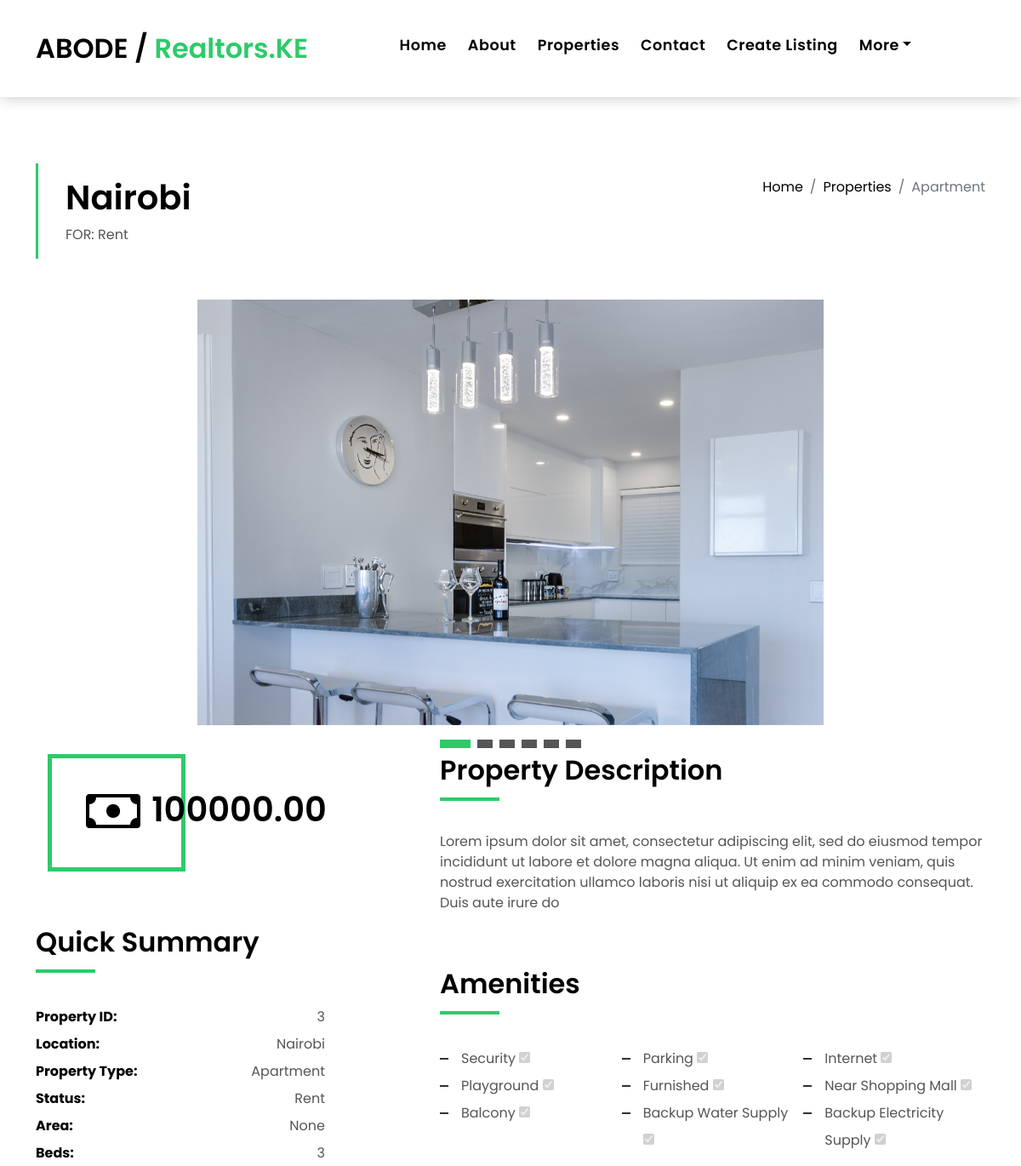
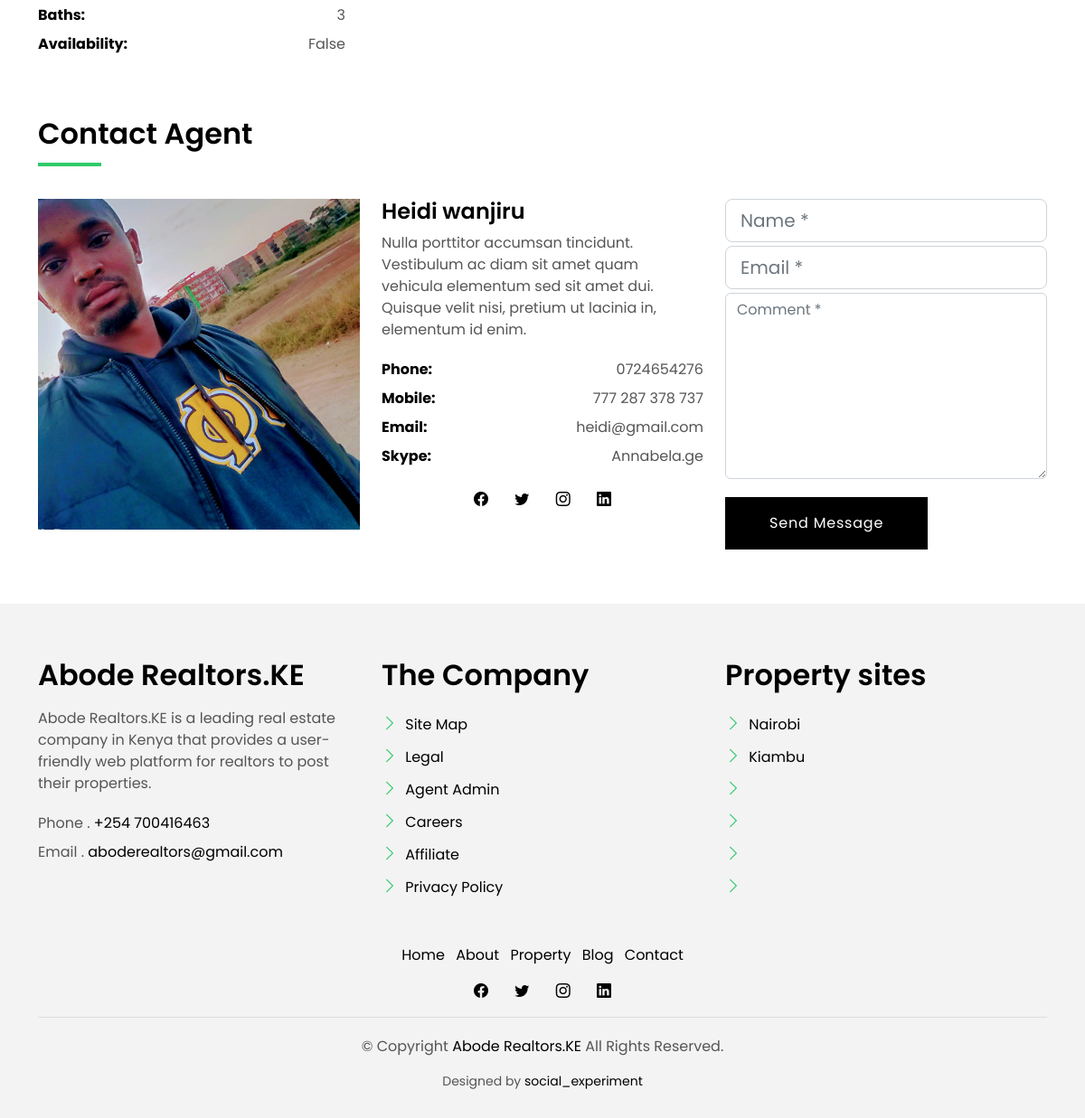
The page /property/3/ on the database its author committed (2 pictures, top to bottom).
### REALESTATE/models.py (models this page shows, shortened)
class Property(models.Model):
    LISTING = (
        ("Rent","Rent"),
        ("Sale","Sale"),
        ("Morgage","Morgage"),
    )
    realtor = models.ForeignKey(Realtor,on_delete = models.CASCADE,related_name='properties')
    tag = models.ForeignKey(tag,on_delete = models.CASCADE,null = True)
    Security = models.BooleanField(default=False)
    Parking = models.BooleanField(default=False)
    Internet = models.BooleanField(default=False)
    Playground = models.BooleanField(default=False)
    Furnished = models.BooleanField(default=False)
    Near_Shopping_Mall = models.BooleanField(default=False)
    Balcony = models.BooleanField(default=False)
    Backup_water_supply = models.BooleanField(default=False)
    Backup_electricity_supply = models.BooleanField(default=False)
    title = models.CharField(max_length = 200,null = True)
    no_of_bedroom = models.IntegerField(null = True)
    no_of_bathroom = models.IntegerField(null = True)
    size_of_land = models.CharField(max_length = 100,null = True, blank = True)
    size_of_space = models.CharField(max_length = 100,null = True, blank = True)
    description = models.TextField(max_length = 250,null = True, blank = True)
    location = models.CharField(max_length = 200,null = True)
    ward = models.CharField(max_length = 200,null = True)
    town = models.CharField(max_length = 200,null = True)
    list = models.CharField(max_length = 200,null = True, choices = LISTING)
    price = models.DecimalField(max_digits = 9,decimal_places = 2 ,null = True)
    main_photo = models.ImageField(upload_to = 'Images')
    photo_1 = models.ImageField(upload_to = 'Images')
    photo_2 = models.ImageField(upload_to = 'Images')
    photo_3 = models.ImageField(upload_to = 'Images')
    photo_4 = models.ImageField(upload_to = 'Images')
    photo_5 = models.ImageField(upload_to = 'Images')
    availability = models.BooleanField(default = True)
    date_of_listing = models.DateTimeField(auto_now_add= True)
    class Meta:
        verbose_name_plural = "Properties"
        ordering = ['-date_of_listing']
        indexes = [
        models.Index(fields=['-date_of_listing']),
        ]

class tag(models.Model):
    CATEGORY = (
        ("House","House"),
        ("Apartment","Apartment"),
        ("Shop","Shop"),
        ("Office","Office"),
        ("Warehouse","Warehouse"),
        ("Land","Land"),
    )
    tag = models.CharField(max_length = 200,null = True, choices = CATEGORY)
    class Meta:
        verbose_name_plural = "tags"
    def __str__(self):
        return self.tag or ''

class Realtor(models.Model):
    TYPE = (
        ("Owner","Owner"),
        ("Agent","Agent"),
    )
    user = models.OneToOneField(User,null = True, on_delete = models.CASCADE, )
    First_name = models.CharField(max_length = 200,null = True)
    Last_name = models.CharField(max_length = 200,null = True)
    profile_pic = models.ImageField(upload_to = "Images",default ="Images/lee.jpg", blank = True,null = True,)
    facebook_link = models.URLField(max_length = 200,null = True,blank = True)
    instagram_link = models.URLField(max_length = 200,null = True,blank = True)
    description = models.TextField(max_length = 250,null = True, blank = True)
    email = models.EmailField(max_length = 200,null = True)
    phone_no = models.CharField(max_length = 200,null = True)
    WhatsApp_no = models.CharField(max_length = 200,null = True,blank = True)
    type = models.CharField(max_length = 200,null = True, choices = TYPE)
    date_created = models.DateTimeField(auto_now_add = True)
    class Meta:
        verbose_name_plural = "realtors"

### REALESTATE/views.py (the view)
# urls.py: path('property/<str:pk>/', views.propertySingle, name = "property"),
def propertySingle(request,pk):
    propertyy = Property.objects.get(id = pk)
    context = {
        "propertyy":propertyy,
    }
    return render(request,'realestate/property-single.html',context)

### REALESTATE/templates/realestate/property-single.html (shortened to what this page needs)
{% extends 'realestate/layout.html' %}
{% block content %}
  <main id="main">
    <section class="intro-single">
      <div class="container">
        <div class="row">
          <div class="col-md-12 col-lg-8">
            <div class="title-single-box">
              <h1 class="title-single">{{propertyy.location}}</h1>
              <span class="color-text-a">FOR: {{propertyy.list}}</span>
            </div>
          </div>
          <div class="col-md-12 col-lg-4">
            <nav aria-label="breadcrumb" class="breadcrumb-box d-flex justify-content-lg-end">
              <ol class="breadcrumb">
                <li class="breadcrumb-item">
                  <a href="index.html">Home</a>
                </li>
                <li class="breadcrumb-item">
                  <a href="property-grid.html">Properties</a>
                </li>
                <li class="breadcrumb-item active" aria-current="page">
                  {{propertyy.tag}}
                </li>
              </ol>
            </nav>
          </div>
        </div>
      </div>
    </section>
    <section class="property-single nav-arrow-b">
      <div class="container">
        <div class="row justify-content-center">
          <div class="col-lg-8">
            <div id="property-single-carousel" class="swiper">
              <div class="swiper-wrapper">
                <div class="carousel-item-b swiper-slide">
                  <img class= "image-resize" src="{{propertyy.main_photo.url}}" alt="" style="height: 500px; width: 800px; object-fit: cover ; object-position: center center;">
                </div>
              </div>
            </div>
            <div class="property-single-carousel-pagination carousel-pagination"></div>
          </div>
        </div>
        <div class="row">
          <div class="col-sm-12">
            <div class="row justify-content-between">
              <div class="col-md-5 col-lg-4">
                <div class="property-price d-flex justify-content-center foo">
                  <div class="card-header-c d-flex">
                    <div class="card-box-ico">
                      <span class="bi bi-cash"></span>
                    </div>
                    <div class="card-title-c align-self-center">
                      <h5 class="title-c">{{propertyy.price}}</h5>
                    </div>
                  </div>
                </div>
                <div class="property-summary">
                  <div class="row">
                    <div class="col-sm-12">
                      <div class="title-box-d section-t4">
                        <h3 class="title-d">Quick Summary</h3>
                      </div>
                    </div>
                  </div>
                  <div class="summary-list">
                    <ul class="list">
                      <li class="d-flex justify-content-between">
                        <strong>Property ID:</strong>
                        <span>{{propertyy.id}}</span>
                      </li>
                      <li class="d-flex justify-content-between">
                        <strong>Location:</strong>
                        <span>{{propertyy.location}}</span>
                      </li>
                      <li class="d-flex justify-content-between">
                        <strong>Property Type:</strong>
                        <span>{{propertyy.tag}}</span>
                      </li>
                      <li class="d-flex justify-content-between">
                        <strong>Status:</strong>
                        <span>{{propertyy.list}}</span>
                      </li>
                      <li class="d-flex justify-content-between">
                        <strong>Area:</strong>
                        <span>{{propertyy.size_of_land}}
                        </span>
                      </li>
                      <li class="d-flex justify-content-between">
                        <strong>Beds:</strong>
                        <span>{{propertyy.no_of_bedroom}}</span>
                      </li>
                      <li class="d-flex justify-content-between">
                        <strong>Baths:</strong>
                        <span>{{propertyy.no_of_bathroom}}</span>
                      </li>
                      <li class="d-flex justify-content-between">
                        <strong>Availability:</strong>
                        <span>{{propertyy.availability}}</span>
                      </li>
                    </ul>
                  </div>
                </div>
              </div>
              <div class="col-md-7 col-lg-7 section-md-t3">
                <div class="row">
                  <div class="col-sm-12">
                    <div class="title-box-d">
                      <h3 class="title-d">Property Description</h3>
                    </div>
                  </div>
                </div>
                <div class="property-description">
                  <p class="description color-text-a">
                   {{propertyy.description}}
                  </p>
                </div>
                <div class="row section-t3">
                  <div class="col-sm-12">
                    <div class="title-box-d">
                      <h3 class="title-d">Amenities</h3>
                    </div>
                  </div>
                </div>
                <div class="amenities-list color-text-a">
                  <ul class="list-a no-margin">
                    {% if propertyy.Security %}
                      <li>Security <input type="checkbox" checked disabled></li>
                    {% else %}
                      <li>Security <input type="checkbox" disabled></li>
                    {% endif %}
                    {% if propertyy.Parking %}
                      <li>Parking <input type="checkbox" checked disabled></li>
                    {% else %}
                      <li>Parking <input type="checkbox" disabled></li>
                    {% endif %}
                    {% if propertyy.Internet %}
                      <li>Internet <input type="checkbox" checked disabled></li>
                    {% else %}
                      <li>Internet <input type="checkbox" disabled></li>
                    {% endif %}
                    {% if propertyy.Playground %}
                      <li>Playground <input type="checkbox" checked disabled></li>
                    {% else %}
                      <li>Playground <input type="checkbox" disabled></li>
                    {% endif %}
                    {% if propertyy.Furnished %}
                    <li>Furnished <input type="checkbox" checked disabled></li>
                  {% else %}
                    <li>Furnished <input type="checkbox" disabled></li>
                  {% endif %}
                  {% if propertyy.Near_Shopping_Mall %}
                    <li>Near Shopping Mall <input type="checkbox" checked disabled></li>
                  {% else %}
                    <li>Near Shopping Mall <input type="checkbox" disabled></li>
                  {% endif %}
                  {% if propertyy.Balcony %}
                    <li>Balcony <input type="checkbox" checked disabled></li>
                  {% else %}
                    <li>Balcony <input type="checkbox" disabled></li>
                  {% endif %}
                  {% if propertyy.Backup_water_supply %}
                    <li>Backup Water Supply <input type="checkbox" checked disabled></li>
                  {% else %}
                    <li>Backup Water Supply <input type="checkbox" disabled></li>
                  {% endif %}
                  {% if propertyy.Backup_electricity_supply %}
                    <li>Backup Electricity Supply <input type="checkbox" checked disabled></li>
                  {% else %}
                    <li>Backup Electricity Supply <input type="checkbox" disabled></li>
                  {% endif %}
                </ul>
              </div>
              </div>
            </div>
          </div>
          <div class="col-md-12">
            <div class="row section-t3">
              <div class="col-sm-12">
                <div class="title-box-d">
                  <h3 class="title-d">Contact Agent</h3>
                </div>
              </div>
            </div>
            <div class="row">
              <div class="col-md-6 col-lg-4">
                <img src="{{propertyy.realtor.profile_pic.url}}"  class="agent-avatar img-fluid">
              </div>
              <div class="col-md-6 col-lg-4">
                <div class="property-agent">
                  <h4 class="title-agent">{{propertyy.realtor.First_name}} {{propertyy.realtor.Last_name}}</h4>
                  <p class="color-text-a">
                    Nulla porttitor accumsan tincidunt. Vestibulum ac diam sit amet quam vehicula elementum sed sit amet
                    dui. Quisque velit nisi,
                    pretium ut lacinia in, elementum id enim.
                  </p>
                  <ul class="list-unstyled">
                    <li class="d-flex justify-content-between">
                      <strong>Phone:</strong>
                      <span class="color-text-a">{{propertyy.realtor.phone_no}}</span>
                    </li>
                    <li class="d-flex justify-content-between">
                      <strong>Mobile:</strong>
                      <span class="color-text-a">777 287 378 737</span>
                    </li>
                    <li class="d-flex justify-content-between">
                      <strong>Email:</strong>
                      <span class="color-text-a">{{propertyy.realtor.email}}</span>
                    </li>
                    <li class="d-flex justify-content-between">
                      <strong>Skype:</strong>
                      <span class="color-text-a">Annabela.ge</span>
                    </li>
                  </ul>
                  <div class="socials-a">
                    <ul class="list-inline">
                      <li class="list-inline-item">
                        <a href="#">
                          <i class="bi bi-facebook" aria-hidden="true"></i>
                        </a>
                      </li>
                      <li class="list-inline-item">
                        <a href="#">
                          <i class="bi bi-twitter" aria-hidden="true"></i>
                        </a>
                      </li>
                      <li class="list-inline-item">
                        <a href="#">
                          <i class="bi bi-instagram" aria-hidden="true"></i>
                        </a>
                      </li>
                      <li class="list-inline-item">
                        <a href="#">
                          <i class="bi bi-linkedin" aria-hidden="true"></i>
                        </a>
                      </li>
                    </ul>
                  </div>
                </div>
              </div>
              <div class="col-md-12 col-lg-4">
                <div class="property-contact">
                  <form class="form-a">
                    <div class="row">
                      <div class="col-md-12 mb-1">
                        <div class="form-group">
                          <input type="text" class="form-control form-control-lg form-control-a" id="inputName" placeholder="Name *" required>
                        </div>
                      </div>
                      <div class="col-md-12 mb-1">
                        <div class="form-group">
                          <input type="email" class="form-control form-control-lg form-control-a" id="inputEmail1" placeholder="Email *" required>
                        </div>
                      </div>
                      <div class="col-md-12 mb-1">
                        <div class="form-group">
                          <textarea id="textMessage" class="form-control" placeholder="Comment *" name="message" cols="45" rows="8" required></textarea>
                        </div>
                      </div>
                      <div class="col-md-12 mt-3">
                        <button type="submit" class="btn btn-a">Send Message</button>
                      </div>
                    </div>
                  </form>
                </div>
              </div>
            </div>
          </div>
        </div>
      </div>
    </section>
  </main>
  {%  endblock%}

### rows shown on the page
Property: location "Nairobi", list "Rent", tag "Apartment", main_photo (picture), price "100000.00", id "3", size_of_land "None", no_of_bedroom "3", no_of_bathroom "3", availability "False", description "Lorem ipsum dolor sit amet, consectetur adipiscing elit, sed do eiusmod tempor incididunt ut labore et dolore magna aliqua. Ut enim ad minim veniam, quis nostrud exercitation ullamco laboris nisi ut aliquip ex ea commodo consequat. Duis aute irure do", realtor.profile_pic (picture), realtor.First_name "Heidi", realtor.Last_name "wanjiru", realtor.phone_no "0724654276", realtor.email "heidi@gmail.com"
